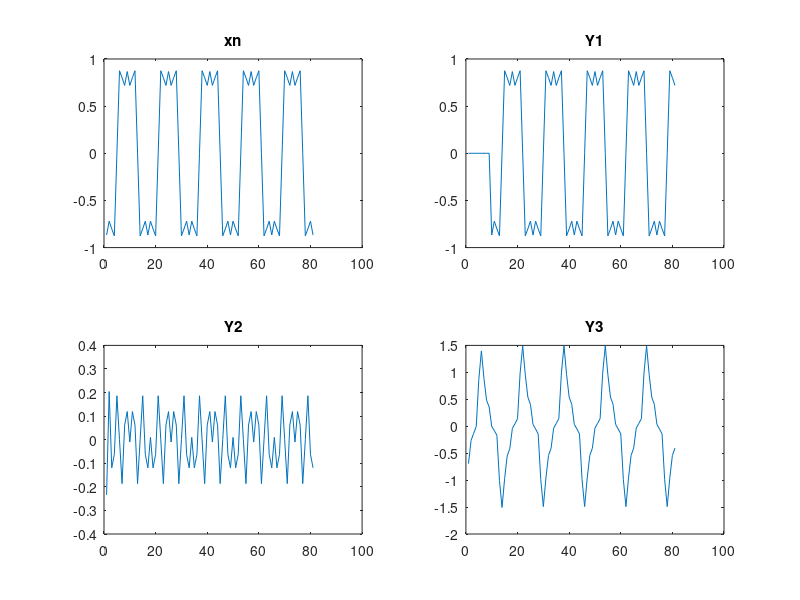

The MATLAB script that drew this image:
b1=[zeros(1,9),1];
b2=[.27 -.46 .27];
b3=[.8 -1];
a1=1;
a2=1;
a3=[1 -.8];

w=pi/8;
n=-20:60;
xn=sin(w*n)+(sin(3*w*n))/3+sin(5*w*n)/5;

Y1=filter(b1,a1,xn);
Y2=filter(b2,a2,xn);
Y3=filter(b3,a3,xn);

figure(2);
subplot(2,2,1),plot(xn);
title('xn');
subplot(2,2,2),plot(Y1);
title('Y1');
subplot(2,2,3),plot(Y2);
title('Y2');
subplot(2,2,4),plot(Y3);
title('Y3');
